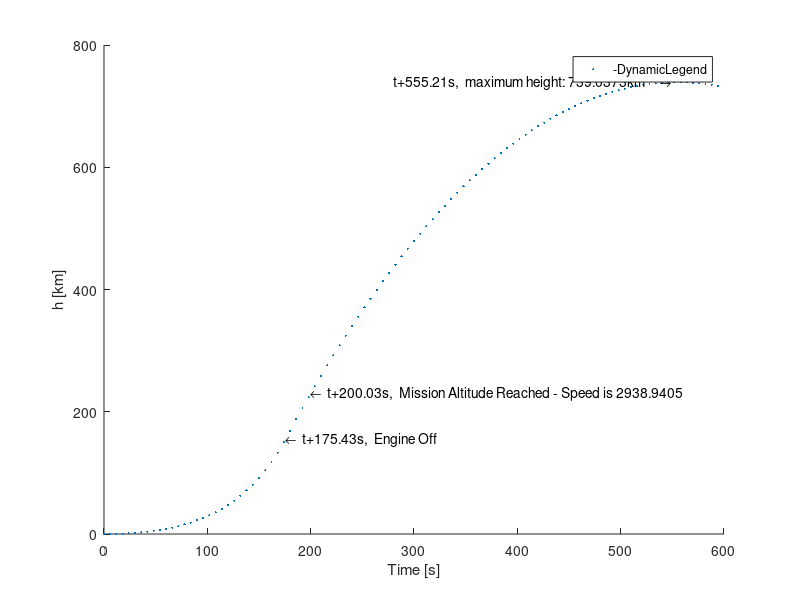
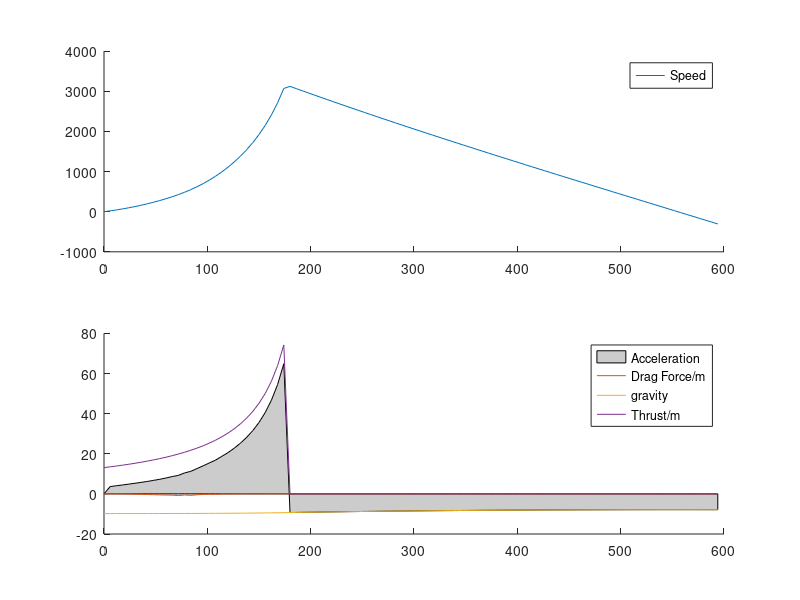

The MATLAB source for these figures, in order:
function stage1
%(mfuel0, m0)
mfuel0 = 371069;
m0 = 446817;
close all;
%% TO DO:

%% Time set-up

Duration = 600; %in seconds
snapshots = 100; %amount of recorded points
Tau = 1/100;
steps = Duration/Tau/snapshots; %amount of steps in between snapshots

%% Plot Set-up

rxsnap(1:snapshots) = NaN;
rysnap(1:snapshots) = NaN;
vsnap(1:snapshots) = NaN;
asnap(1:snapshots) = NaN;
gsnap(1:snapshots) = NaN;
Fdsnap(1:snapshots) = NaN;
tsnap(1:snapshots) = NaN;

x = (0:snapshots-1)*steps*Tau;

set(gcf, 'Name','Simulation',...
    'NumberTitle','off',...
    'Position',[50 100 600 500]);

hold all;
titles = [num2str(mfuel0) 'kg fuel, ' num2str(m0) 'kg total (' num2str(100*mfuel0/m0) '% fuel)'];
p = plot(x, rysnap, '.', 'MarkerSize', 5, 'DisplayName', titles);
legend('-DynamicLegend');
xlabel('Time [s]')
ylabel('h [km]')

%% Calculations
%formula: m(t)*r'' = -0.5*rho*Cx*A*r'2 - m(t)*g + veff*m(t)'

%useful constants
re = 6371000; %Earth's mean radius (Wikipedia)

%initialisation
m = m0;
mfuel = mfuel0;
missionheight = 182.78; % km
missionspeed = 1982; % m/s
% thrust = dm*Isp*g = dm*ve
dm= 9*235; %kg/s
thrust = 9*650000; %Newtons
Isp = 282; %s

Cd = 0.75;
A=9;
Tau2 = Tau^2;

%% variable declarations

rx = [0 0 0]; %the position vector. It also contains
ry = [0 0 0]; %the previous and next position.
%position index: [next current previous]

j=0; %total step counter
jthrust = 0; %absolute total of steps where engines were on

hmax = 0; %stores the maximum height
t_hmax = NaN; % instant of maximum height
hobj = 0; % is 1 once maximum height has been reached
t_hobj = 0;
thruston = 1; %Engines are on
t_eoff = 0; % instant of engine shut off
K=0;
dy = 0;
d2y = 0;
g = 9.81;

for n=1:snapshots
    
    rxsnap(n) = rx(2);
    rysnap(n) = ry(2);
    vsnap(n) = dy/Tau;
    asnap(n) = ( ry(1) - 2*ry(2) + ry(3) )/ Tau2;
    Fdsnap(n) = - (K/m) *d2y / Tau2;
    gsnap(n) = - g;
    tsnap(n) = thruston*thrust/m;
    
    set(gcf, 'Name',['t+' num2str(j*Tau) 's  Simulation  - ' num2str(100*mfuel/mfuel0, 3) '% Fuel Left']);
    for i=1:steps
        
        rx = [0 rx(1:2)];
        ry = [0 ry(1:2)];
        
        %precalculations
        dx = rx(2) - rx(3);
        dy = ry(2) - ry(3);
        d2x = dx*sqrt(dx*dx + dy*dy);
        d2y = dy*sqrt(dx*dx + dy*dy);
        g = 9.81*(re/(re+ry(2)))*(re/(re+ry(2))); %gravity(altitude)
        K = 0.5 * density(ry(2)) * Cd * A; %drag(altitude)
        
        % fuel availability check
        if thruston == 1
            jthrust=jthrust+1;
            m=m0-dm*jthrust*Tau;
            mfuel = mfuel0-dm*jthrust*Tau;
            if mfuel <= dm*Tau
                thruston = 0
                t_eoff = j*Tau;
                text(t_eoff,ry(2)/1000,['\leftarrow  t+' num2str(t_eoff) 's,  Engine Off'],'HorizontalAlignment','left');
            end
        else
            if mod(j, 1/Tau) == 0
                %activated every second after thrust sequence
                %useful for debugging
            end
        end
        
        % minimum height check
        if ry(2)<0
            set(gcf, 'Name',['t+' num2str(j*Tau) 's - Touchdown - Over']);
            ry(2) = 0;
            break
        end
        % maximum height check
        if dy*(hmax==0) < 0
            hmax = ry(3)
            t_hmax = j*Tau;
            text(t_hmax,hmax/1000,['t+' num2str(t_hmax) 's,  maximum height: ' num2str(hmax/1000) 'km     \rightarrow  '],'HorizontalAlignment','right');
        end
        
        % mission height check
        if (dy>=0)*(ry(2)>=230000)*(ry(2)<=234000)*(hobj==0)
            hobj = 1;
            t_hobj = j*Tau;
            text(t_hobj,ry(2)/1000,['\leftarrow  t+' num2str(t_hobj) 's,  Mission Altitude Reached - Speed is ' num2str(dy/Tau)],'HorizontalAlignment','left');
        end
        
        % Computing next value for position
        rx(1)= - (K/m) *d2x + 2*rx(2) - rx(3);
        ry(1)= - Tau2*g + Tau2*thruston*thrust/m - (K/m) *d2y + 2*ry(2) - ry(3);
    
        j=j+1;    
    end
    
    
    
    set(p,'YData', rysnap/1000);
    drawnow;
end

datafigure = figure('Name','Mission Data',...
    'NumberTitle','off',...
    'Position',[700 30 600 650]);
subplot(2,1,1);
hold all;
plot(x, vsnap, 'DisplayName', 'Speed');
%line([t_eoff t_eoff], [min(vsnap) max(vsnap)],'Color','k');
legend('show')
subplot(2,1,2);
hold all;
area(x, asnap, 'DisplayName', 'Acceleration', 'FaceColor', [0.8 0.8 0.8]);
plot(x, Fdsnap, 'DisplayName', 'Drag Force/m');
plot(x, gsnap, 'DisplayName', 'gravity');
plot(x, tsnap, 'DisplayName', 'Thrust/m');
legend('show')
%ylim([-100 100]);

end

function out = density(h)
rho = [1.347 1.225 1.112 1.007 0.909 0.819 0.736 0.660 0.590 0.525 0.467 0.413 0.194 0.088 0.04 0.018 0.003 0.001 0.0003 0.00008 0];
alt = [-1 0 1 2 3 4 5 6 7 8 9 10 15 20 25 30 40 50 60 70 100];
A = (h/1000) >= alt;
B = [A(2:end) 0];
C = A - B;
out = C*rho';
end
